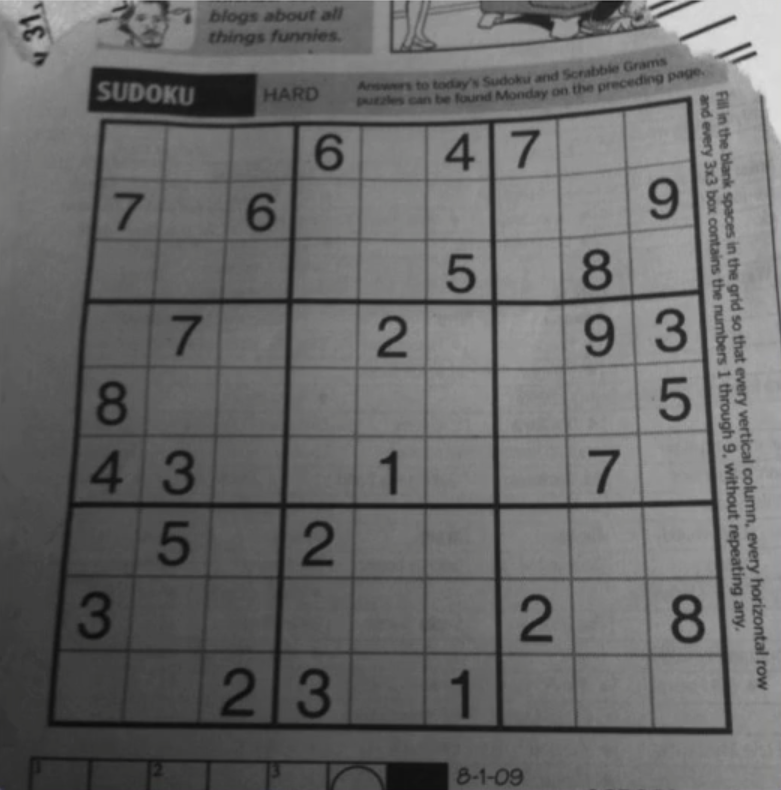
#> input picture apps/linked_in/opencv/sudoku.png, 781 x 790 px
$ python 03_03.py
#> lines starting #> are read from the running program, lines starting #| are printed output that depends on the picture; after the words box and inside, x2 and y2 are one past the last pixel; in counts of white or black regions, pixels touching at a corner belong together
import cv2

img = cv2.imread("sudoku.png", 0)
#> img: shape (790, 781); min 0, max 222, mean 104.7
cv2.imshow("Original", img)

ret, basic = cv2.threshold(img, 70, 255, cv2.THRESH_BINARY)
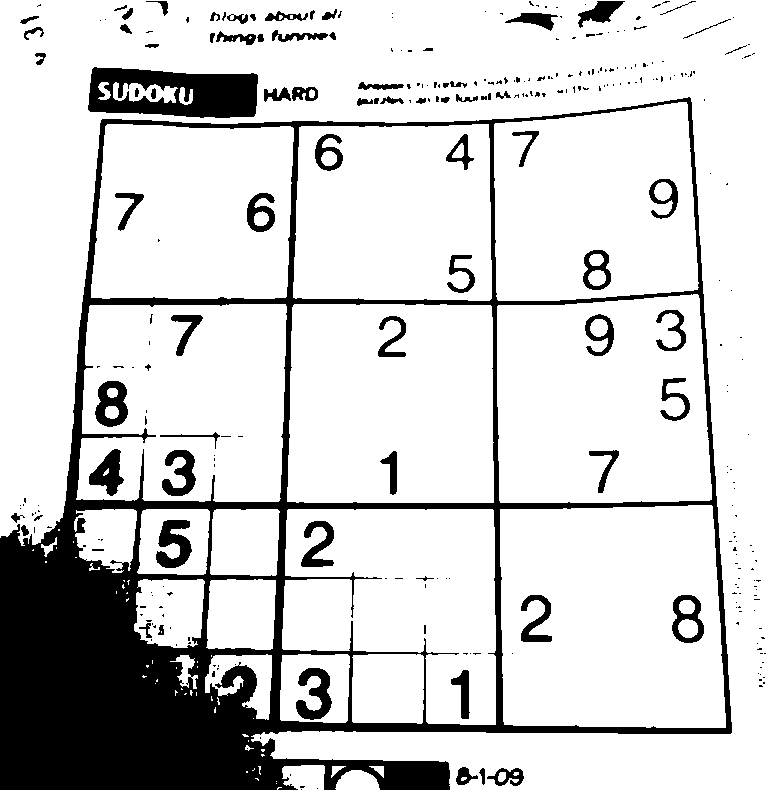
#> basic: shape (790, 781); 82.3% white; 308 black regions (226 under 20 px), largest, box (x1, y1, x2, y2) and area: (0, 97, 732, 790) 82542, (88, 67, 258, 118) 6138, (156, 520, 192, 568) 1045
cv2.imshow("Basic Binary", basic)

adaptive = cv2.adaptiveThreshold(
    img,
    255,
    cv2.ADAPTIVE_THRESH_GAUSSIAN_C,
    cv2.THRESH_BINARY,
    115,
    1,
)
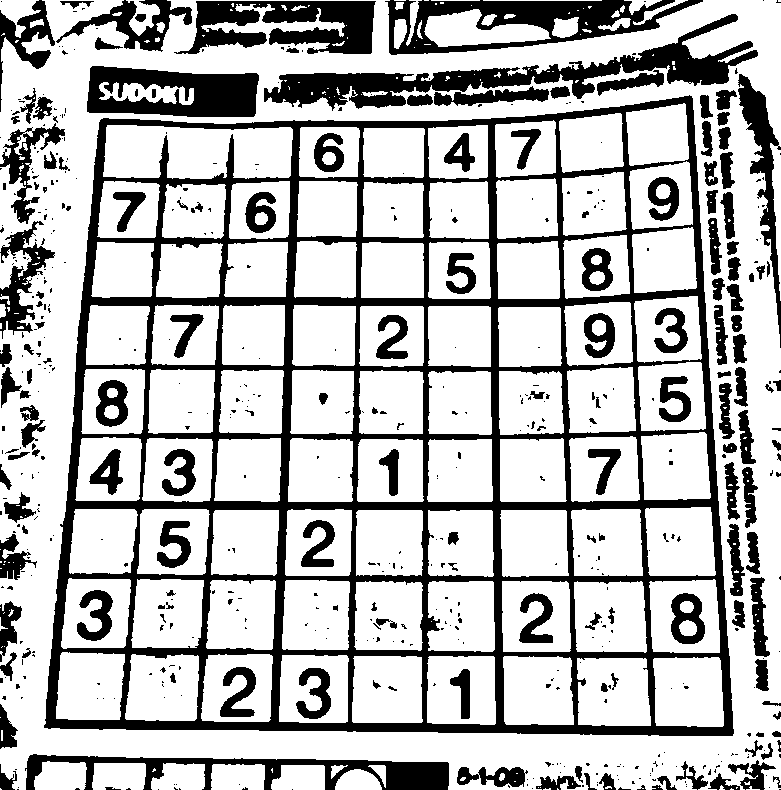
#> adaptive: shape (790, 781); 72.6% white; 563 black regions (398 under 20 px), largest, box (x1, y1, x2, y2) and area: (44, 95, 734, 736) 76727, (264, 14, 758, 111) 10744, (385, 0, 703, 55) 7476
cv2.imshow("Adaptative Threshold", adaptive)


cv2.waitKey(0)
cv2.destroyAllWindows()

$ run again, with apps/linked_in/opencv/03_04.png copied over apps/linked_in/opencv/sudoku.png
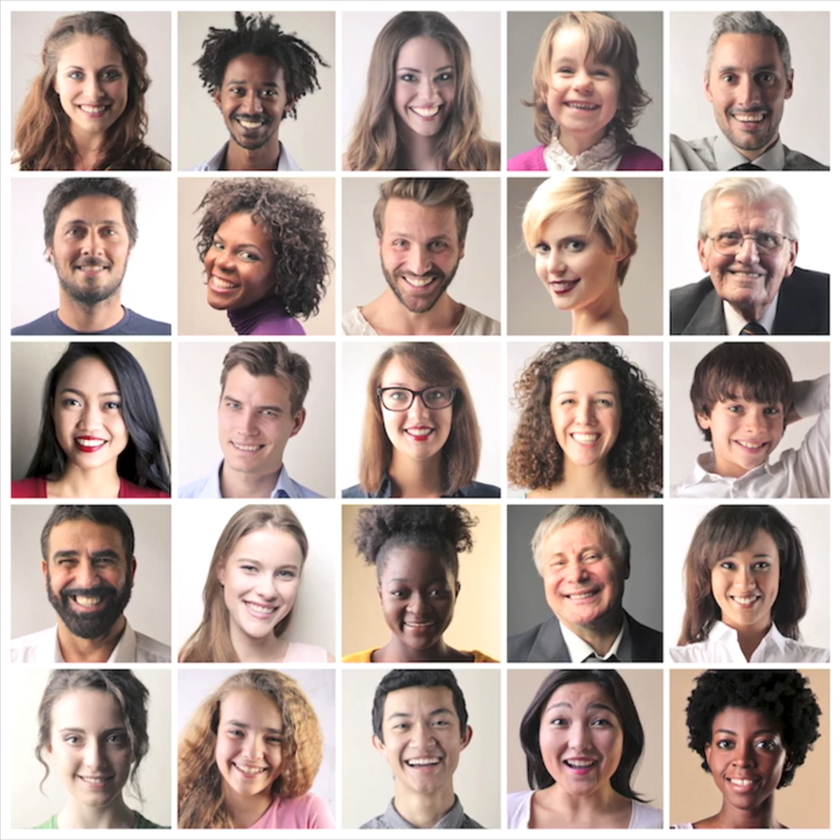
#> input picture apps/linked_in/opencv/03_04.png, 840 x 840 px, shrunk from 1079 x 1080 before the run
#> `ret, basic = cv2.threshold(img, 70, 255, cv2.THRESH_BINARY)`:
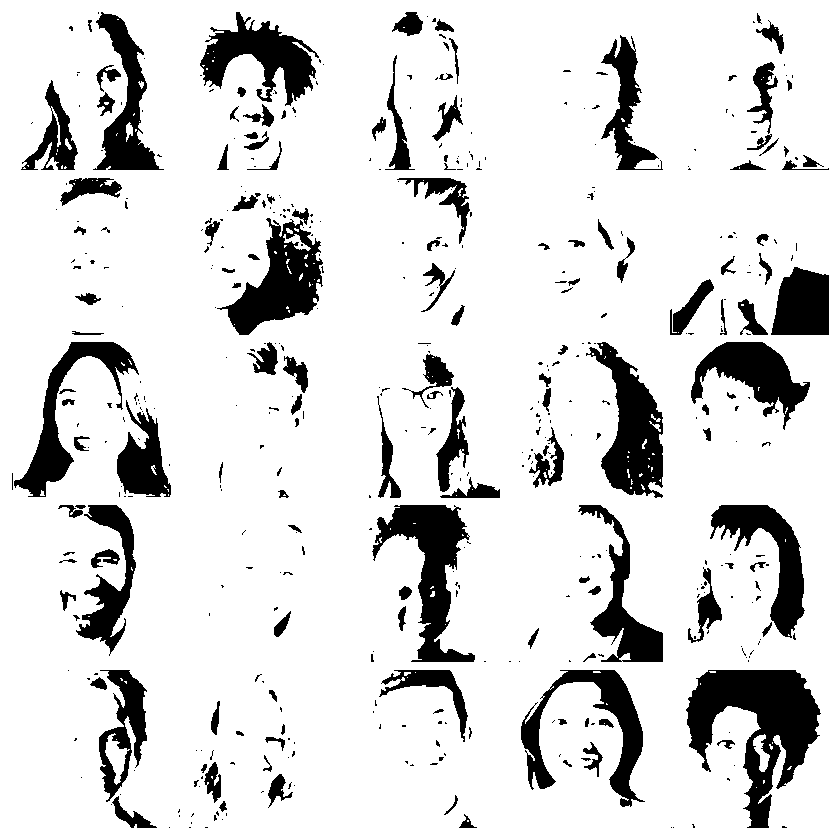
#> basic: shape (840, 840); 85.8% white; 481 black regions (336 under 20 px), largest, box (x1, y1, x2, y2) and area: (686, 670, 821, 828) 10003, (372, 505, 475, 662) 6221, (586, 342, 663, 498) 5817
#> `adaptive = cv2.adaptiveThreshold( img, 255, cv2.ADAPTIVE_THRESH_GAUSSI..`:
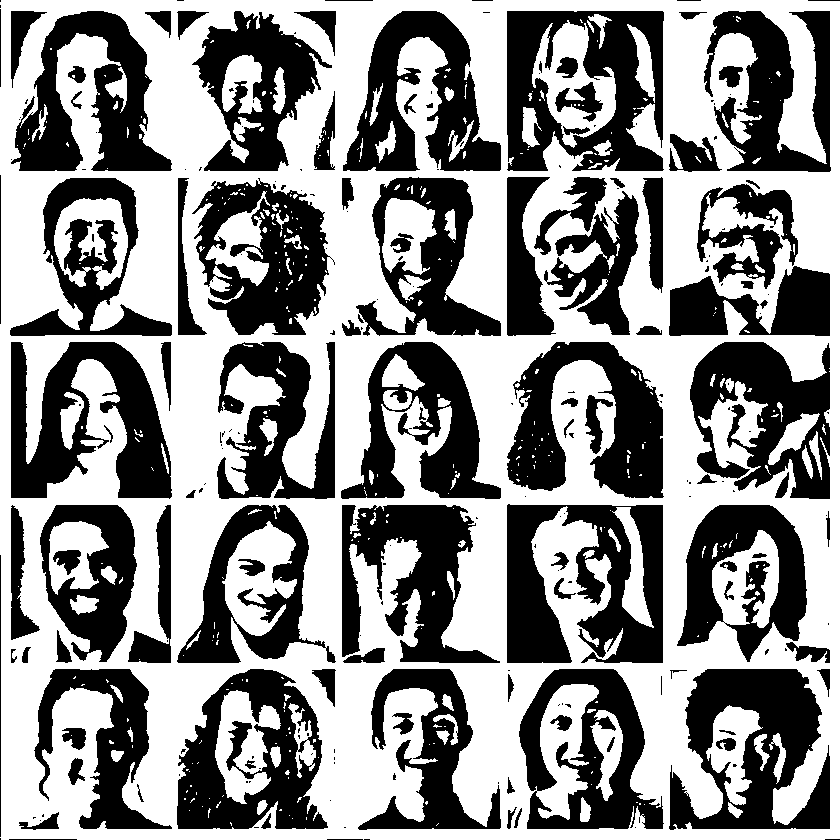
#> adaptive: shape (840, 840); 55.9% white; 231 black regions (125 under 20 px), largest, box (x1, y1, x2, y2) and area: (507, 504, 663, 663) 16060, (507, 11, 664, 171) 15012, (669, 669, 830, 830) 14882
